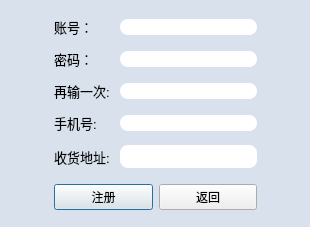
<?xml version="1.0" encoding="UTF-8"?>
<ui version="4.0">
 <class>RegisterDialog</class>
 <widget class="QDialog" name="RegisterDialog">
  <property name="geometry">
   <rect>
    <x>0</x>
    <y>0</y>
    <width>310</width>
    <height>227</height>
   </rect>
  </property>
  <property name="minimumSize">
   <size>
    <width>310</width>
    <height>227</height>
   </size>
  </property>
  <property name="maximumSize">
   <size>
    <width>310</width>
    <height>227</height>
   </size>
  </property>
  <property name="windowTitle">
   <string>注册</string>
  </property>
  <property name="styleSheet">
   <string notr="true">QLineEdit{
border-radius:8px;
}
QDialog{
	background-color: rgb(217, 226, 236);
}</string>
  </property>
  <layout class="QHBoxLayout" name="horizontalLayout_2">
   <item>
    <spacer name="horizontalSpacer">
     <property name="orientation">
      <enum>Qt::Horizontal</enum>
     </property>
     <property name="sizeHint" stdset="0">
      <size>
       <width>34</width>
       <height>20</height>
      </size>
     </property>
    </spacer>
   </item>
   <item>
    <layout class="QVBoxLayout" name="verticalLayout">
     <item>
      <spacer name="verticalSpacer_2">
       <property name="orientation">
        <enum>Qt::Vertical</enum>
       </property>
       <property name="sizeHint" stdset="0">
        <size>
         <width>20</width>
         <height>40</height>
        </size>
       </property>
      </spacer>
     </item>
     <item>
      <layout class="QGridLayout" name="gridLayout">
       <property name="bottomMargin">
        <number>10</number>
       </property>
       <property name="horizontalSpacing">
        <number>10</number>
       </property>
       <property name="verticalSpacing">
        <number>12</number>
       </property>
       <item row="2" column="0">
        <widget class="QLabel" name="label_3">
         <property name="font">
          <font>
           <pointsize>10</pointsize>
          </font>
         </property>
         <property name="text">
          <string>再输一次:</string>
         </property>
        </widget>
       </item>
       <item row="0" column="0">
        <widget class="QLabel" name="label">
         <property name="font">
          <font>
           <pointsize>10</pointsize>
          </font>
         </property>
         <property name="text">
          <string>账号：</string>
         </property>
        </widget>
       </item>
       <item row="0" column="1">
        <widget class="QLineEdit" name="new_username">
         <property name="maxLength">
          <number>12</number>
         </property>
        </widget>
       </item>
       <item row="1" column="1">
        <widget class="QLineEdit" name="newFirst_passwd">
         <property name="maxLength">
          <number>16</number>
         </property>
         <property name="echoMode">
          <enum>QLineEdit::Password</enum>
         </property>
        </widget>
       </item>
       <item row="2" column="1">
        <widget class="QLineEdit" name="newSec_passwd">
         <property name="minimumSize">
          <size>
           <width>137</width>
           <height>0</height>
          </size>
         </property>
         <property name="maxLength">
          <number>16</number>
         </property>
         <property name="echoMode">
          <enum>QLineEdit::Password</enum>
         </property>
        </widget>
       </item>
       <item row="3" column="0">
        <widget class="QLabel" name="label_4">
         <property name="font">
          <font>
           <pointsize>10</pointsize>
          </font>
         </property>
         <property name="text">
          <string>手机号:</string>
         </property>
        </widget>
       </item>
       <item row="1" column="0">
        <widget class="QLabel" name="label_2">
         <property name="font">
          <font>
           <pointsize>10</pointsize>
          </font>
         </property>
         <property name="text">
          <string>密码：</string>
         </property>
        </widget>
       </item>
       <item row="4" column="1">
        <widget class="QLineEdit" name="addressEdit">
         <property name="sizePolicy">
          <sizepolicy hsizetype="Expanding" vsizetype="Expanding">
           <horstretch>0</horstretch>
           <verstretch>0</verstretch>
          </sizepolicy>
         </property>
         <property name="minimumSize">
          <size>
           <width>0</width>
           <height>23</height>
          </size>
         </property>
         <property name="maxLength">
          <number>20</number>
         </property>
        </widget>
       </item>
       <item row="4" column="0">
        <widget class="QLabel" name="label_5">
         <property name="font">
          <font>
           <pointsize>10</pointsize>
          </font>
         </property>
         <property name="text">
          <string>收货地址:</string>
         </property>
        </widget>
       </item>
       <item row="3" column="1">
        <widget class="QLineEdit" name="phoneEdit_2">
         <property name="maxLength">
          <number>11</number>
         </property>
        </widget>
       </item>
      </layout>
     </item>
     <item>
      <layout class="QHBoxLayout" name="horizontalLayout">
       <item>
        <widget class="QPushButton" name="registerButton">
         <property name="text">
          <string>注册</string>
         </property>
        </widget>
       </item>
       <item>
        <widget class="QPushButton" name="cancelButton">
         <property name="text">
          <string>返回</string>
         </property>
        </widget>
       </item>
      </layout>
     </item>
     <item>
      <spacer name="verticalSpacer">
       <property name="orientation">
        <enum>Qt::Vertical</enum>
       </property>
       <property name="sizeHint" stdset="0">
        <size>
         <width>20</width>
         <height>40</height>
        </size>
       </property>
      </spacer>
     </item>
    </layout>
   </item>
   <item>
    <spacer name="horizontalSpacer_2">
     <property name="orientation">
      <enum>Qt::Horizontal</enum>
     </property>
     <property name="sizeHint" stdset="0">
      <size>
       <width>34</width>
       <height>20</height>
      </size>
     </property>
    </spacer>
   </item>
  </layout>
 </widget>
 <resources/>
 <connections/>
</ui>
